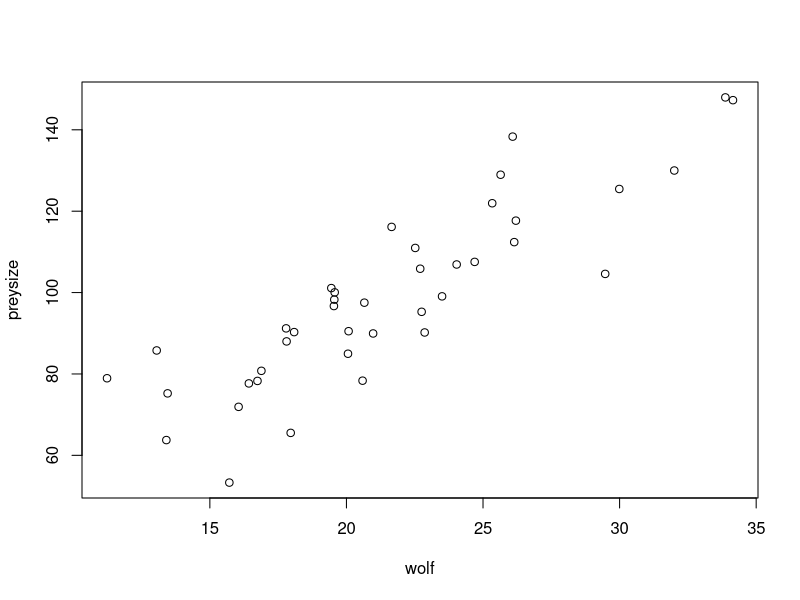
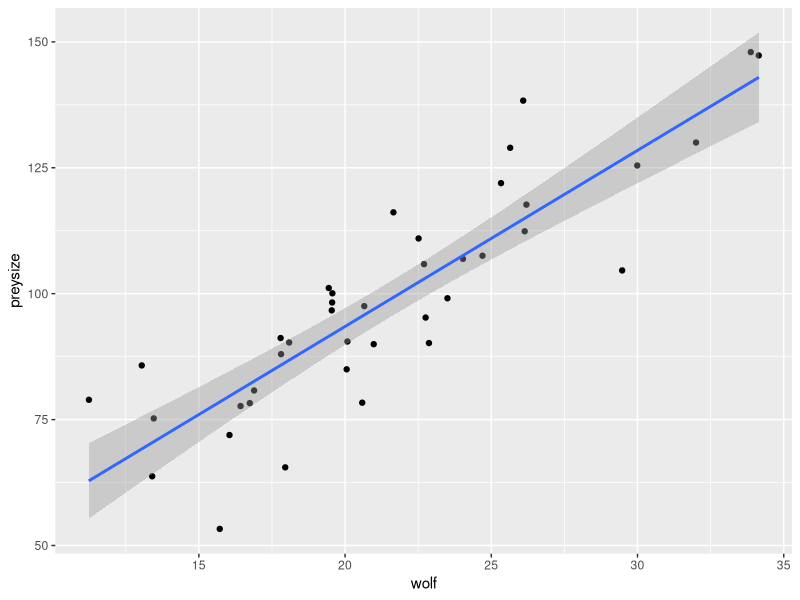
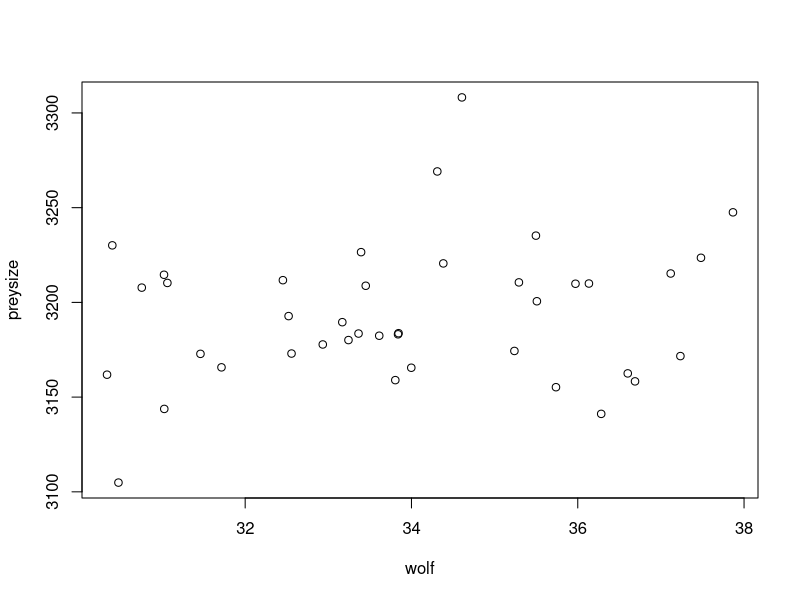
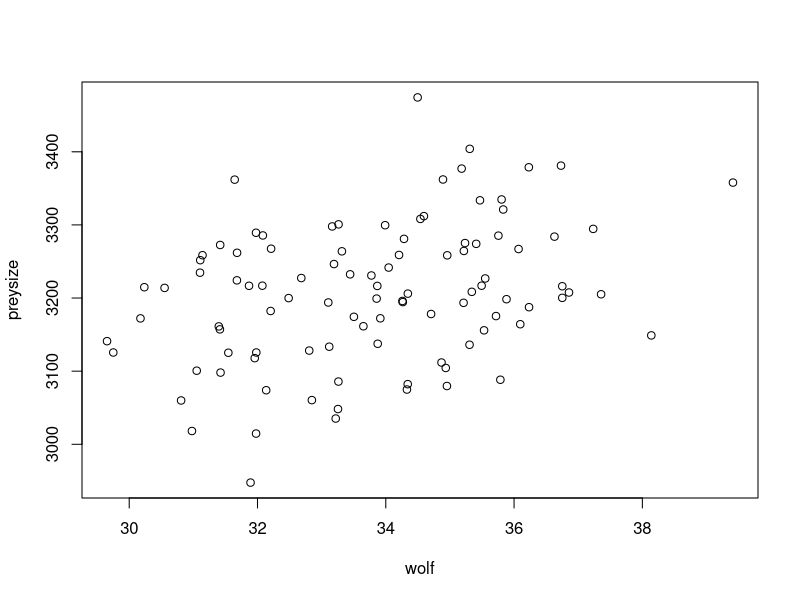

These charts were generated, in order, by the following R code:
## ---- chunk 1
library(ggplot2)

# Create random data
preysize <- rnorm(n=40, mean=100, sd=20)
filler <- rnorm(n=40, sd=3)
wolf <- 2 + preysize * .2 + filler

plot(wolf,preysize)
## ---- chunk 2
frame1 <- seq_len(40)
## ---- chunk 3
data1 <- data.frame(frame1, wolf, preysize)
## ---- chunk 4
head(data1)
## ---- chunk 5
myplot <- ggplot(data=data1, aes(x=wolf, y=preysize)) +
                 geom_jitter() +
                 stat_smooth(method=lm) 

print(myplot)
## ---- chunk 6
# Create random data
preysize <- rnorm(n=40, mean=3200, sd=40)
filler <- rnorm(n=40, sd=2)
wolf <- 2 + preysize*.01 + filler

plot(wolf,preysize)
## ---- chunk 7
# Create random data
preysize <- rnorm(n=100, mean=3200, sd=100)
filler <- rnorm(n=100, sd=2)
wolf <- 2 + preysize*.01 + filler

plot(wolf,preysize)
